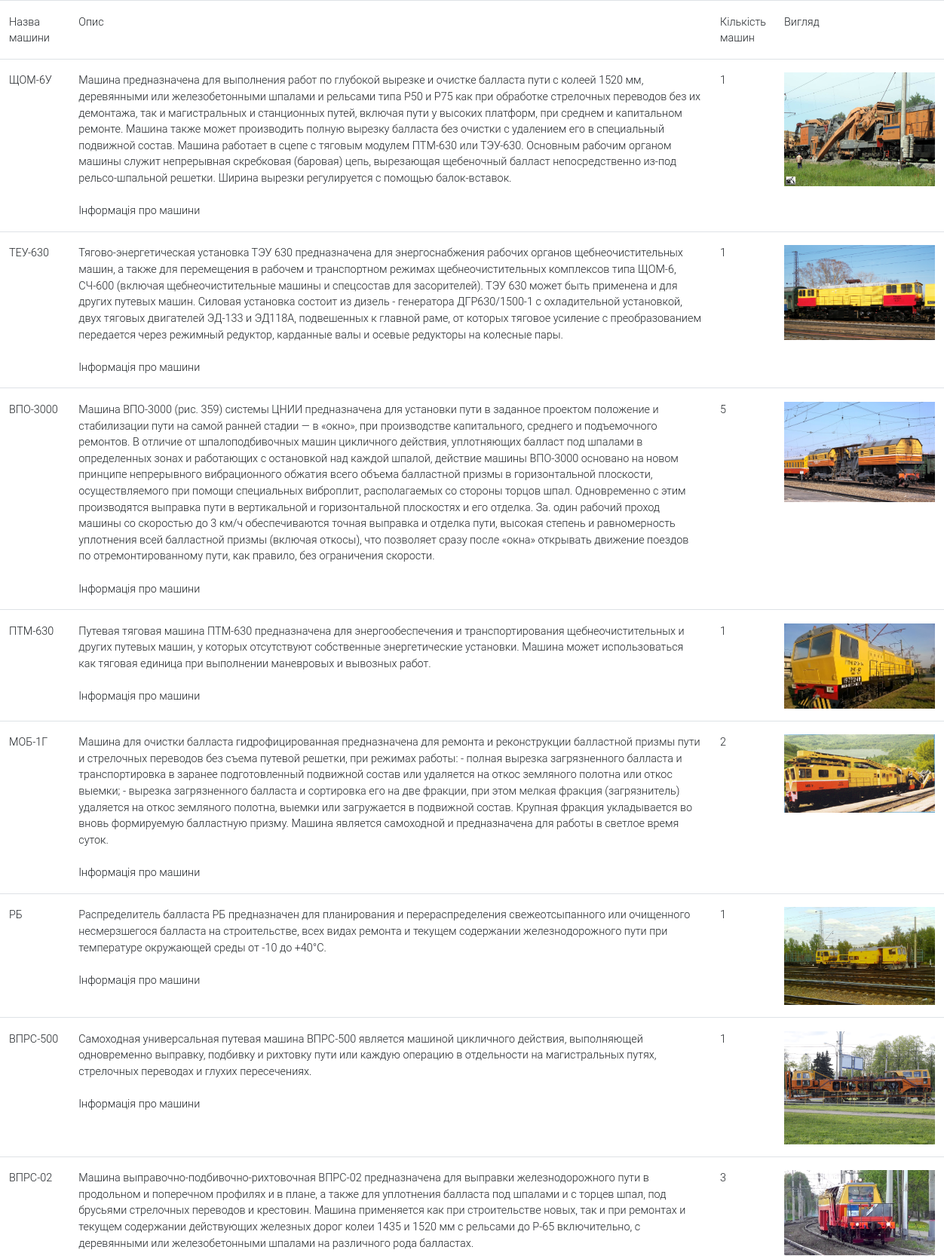
Page /machines/description/ (upper part) on the committed database.
### machines/models.py (models this page shows, shortened)
class MachineName(models.Model):
    name = models.CharField(max_length=50)
    description = models.TextField(default='')
    image = models.ImageField(blank=True, upload_to="machines")

### machines/views.py (the view)
# urls.py: path('description/', views.show_machines_description, name='show_machine_description'),
def show_machines_description(request):
    machines = models.MachineName.objects.all()
    context = {
        'machines': machines
    }
    return render(request, 'machines/machines_description.html', context)

### templates/machines/machines_description.html (shortened to what this page needs)
{% extends 'base.html' %}
{% load static %}
{% block content %}
    {% if machines %}
    <table class="table">
        <tr>
            <td>Назва машини</td>
            <td>Опис</td>
            <td>Кількість машин</td>
            <td>Вигляд</td>
        </tr>
        {% for machine in machines %}
        <tr>
            <td>{{ machine.name }}</td>
            <td>{{ machine.description }}<br><br>
                <a href="#" >Інформація про машини</a>
            </td>
            <td>{{ machine.machine_set.count }}</td>
            <td><img width="200px" src="{{ machine.image.url }}" alt="{{ machine.name }}"> </td>
        </tr>
        {% endfor %}
    </table>
    {% else %}
        <p>NO MACHINES LIST</p>
    {% endif %}
    <br><br>
{% endblock %}

### templates/base.html (shortened to what this page needs)
{% load static %}
<!DOCTYPE html>
<html lang="en">
<head>
    <link rel="stylesheet" href="{% static 'css/bootstrap.min.css' %}">
    <link rel="stylesheet" href="{% static 'css/mdb.min.css' %}">
    <link rel="stylesheet" href="https://use.fontawesome.com/releases/v5.11.2/css/all.css">
</head>
<body>
    {% block content %}
    {% endblock content %}
</body>
</html>

### rows in the picture
MachineName: name "ЩОМ-6У", description "Машина предназначена для выполнения работ по глубокой вырезке и очистке балласта пути с колеей 1520 мм, деревянными или железобетонными шпалами и рельсами типа Р50 и Р75 как при обработке стрелочных переводов без их демонтажа, так и магистральных и станционных путей, включая пути у высоких платформ, при среднем и капитальном ремонте. Машина также может производить полную вырезку балласта без очистки с удалением его в специальный подвижной состав. Машина работает в сцепе с тяговым модулем ПТМ-630 или ТЭУ-630. Основным рабочим органом машины служит непрерывная скребковая (баровая) цепь, вырезающая щебеночный балласт непосредственно из-под рельсо-шпальной решетки. Ширина вырезки регулируется с…", machine_set.count "1", image (picture)
MachineName: name "ТЕУ-630", description "Тягово-энергетическая установка ТЭУ 630 предназначена для энергоснабжения рабочих органов щебнеочистительных машин, а также для перемещения в рабочем и транспортном режимах щебнеочистительных комплексов типа ЩОМ-6, СЧ-600 (включая щебнеочистительные машины и спецсостав для засорителей). ТЭУ 630 может быть применена и для других путевых машин. Силовая установка состоит из дизель - генератора ДГР630/1500-1 с охладительной установкой, двух тяговых двигателей ЭД-133 и ЭД118А, подвешенных к главной раме, от которых тяговое усиление с преобразованием передается через режимный редуктор, карданные валы и осевые редукторы на колесные пары.", machine_set.count "1", image (picture)
MachineName: name "ВПО-3000", description "Машина ВПО-3000 (рис. 359) системы ЦНИИ предназначена для установки пути в заданное проектом положение и стабилизации пути на самой ранней стадии — в «окно», при производстве капитального, среднего и подъемочного ремонтов. В отличие от шпалоподбивочных машин цикличного действия, уплотняющих балласт под шпалами в определенных зонах и работающих с остановкой над каждой шпалой, действие машины ВПО-3000 основано на новом принципе непрерывного вибрационного обжатия всего объема балластной призмы в горизонтальной плоскости, осуществляемого при помощи специальных виброплит, располагаемых со стороны торцов шпал. Одновременно с этим производятся выправка пути в вертикальной и горизонтальной…", machine_set.count "5", image (picture)
MachineName: name "ПТМ-630", description "Путевая тяговая машина ПТМ-630 предназначена для энергообеспечения и транспортирования щебнеочистительных и других путевых машин, у которых отсутствуют собственные энергетические установки. Машина может использоваться как тяговая единица при выполнении маневровых и вывозных работ.", machine_set.count "1", image (picture)
MachineName: name "МОБ-1Г", description "Машина для очистки балласта гидрофицированная предназначена для ремонта и реконструкции балластной призмы пути и стрелочных переводов без съема путевой решетки, при режимах работы: - полная вырезка загрязненного балласта и транспортировка в заранее подготовленный подвижной состав или удаляется на откос земляного полотна или откос выемки; - вырезка загрязненного балласта и сортировка его на две фракции, при этом мелкая фракция (загрязнитель) удаляется на откос земляного полотна, выемки или загружается в подвижной состав. Крупная фракция укладывается во вновь формируемую балластную призму. Машина является самоходной и предназначена для работы в светлое время суток.", machine_set.count "2", image (picture)
MachineName: name "РБ", description "Распределитель балласта РБ предназначен для планирования и перераспределения свежеотсыпанного или очищенного несмерз­шегося балласта на строительстве, всех видах ремонта и текущем содержании железно­дорожного пути при температуре окру­жающей среды от -10 до +40°С.", machine_set.count "1", image (picture)
MachineName: name "ВПРС-500", description "Самоходная универсальная путевая машина ВПРС-500 является машиной цикличного действия, выполняющей одновременно выправку, подбивку и рихтовку пути или каждую операцию в отдельности на магистральных путях, стрелочных переводах и глухих пересечениях.", machine_set.count "1", image (picture)
MachineName: name "ВПРС-02", description "Машина выправочно-подбивочно-рихтовочная ВПРС-02 предназначена для выправки железнодорожного пути в продольном и поперечном профилях и в плане, а также для уплотнения балласта под шпалами и с торцев шпал, под брусьями стрелочных переводов и крестовин. Машина применяется как при строительстве новых, так и при ремонтах и текущем содержании действующих железных дорог колеи 1435 и 1520 мм с рельсами до Р-65 включительно, с деревянными или железобетонными шпалами на различного рода балластах.", machine_set.count "3", image (picture)
